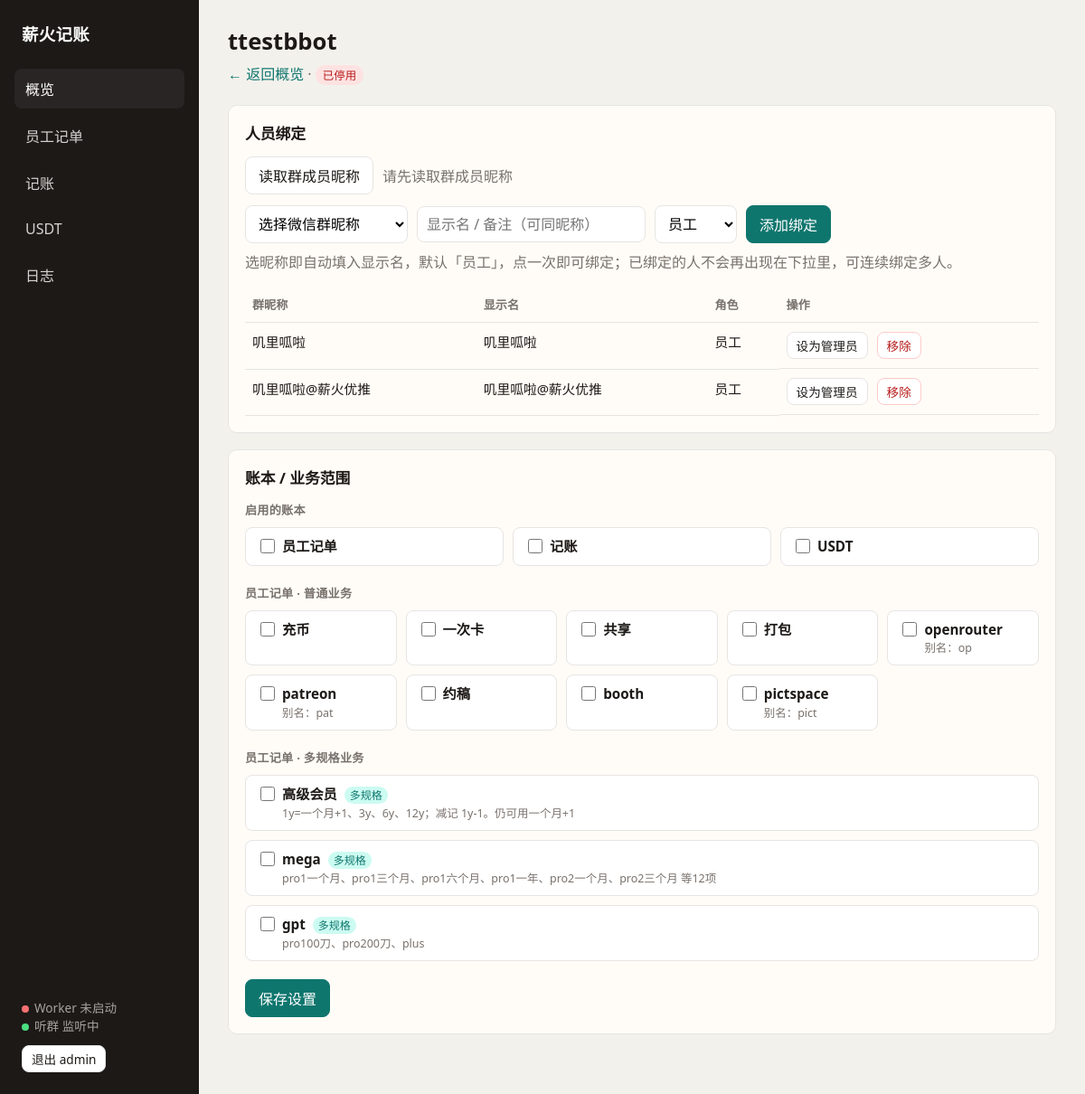
Page /panel/rooms/10/ (signed in) on the committed database.
### apps/chatrooms/models.py (models this page shows, shortened)
class ChatRoom(models.Model):
    name = models.CharField("群名称", max_length=128, unique=True)
    alias = models.CharField("别名", max_length=128, blank=True, default="")
    enabled = models.BooleanField("启用监听", default=True)
    strict_prefix = models.BooleanField("严格前缀", default=True)
    default_currency = models.CharField(max_length=4, default="CNY")
    last_seen_at = models.DateTimeField(null=True, blank=True)
    created_at = models.DateTimeField(auto_now_add=True)
    updated_at = models.DateTimeField(auto_now=True)
    class Meta:
        verbose_name = "聊天群"
        verbose_name_plural = verbose_name

class SenderBinding(models.Model):
    class Role(models.TextChoices):
        STAFF = "staff", "员工"
        ADMIN = "admin", "管理员"
        FINANCE = "finance", "财务/组长"
    chat_room = models.ForeignKey(
        ChatRoom, on_delete=models.CASCADE, related_name="bindings"
    )
    sender_display_name = models.CharField("群内显示名", max_length=128)
    employee = models.ForeignKey(
        Employee, on_delete=models.CASCADE, related_name="bindings"
    )
    role = models.CharField(
        max_length=16, choices=Role.choices, default=Role.STAFF, verbose_name="本群角色"
    )
    valid_from = models.DateTimeField(null=True, blank=True)
    valid_to = models.DateTimeField(null=True, blank=True)
    active = models.BooleanField(default=True)
    created_at = models.DateTimeField(auto_now_add=True)
    class Meta:
        verbose_name = "发送人绑定"
        verbose_name_plural = verbose_name
        constraints = [
            models.UniqueConstraint(
                fields=["chat_room", "sender_display_name"],
                condition=models.Q(active=True),
                name="uniq_active_sender_binding",
            )
        ]

class Employee(models.Model):
    class Role(models.TextChoices):
        STAFF = "staff", "员工"
        ADMIN = "admin", "管理员"
        FINANCE = "finance", "财务/组长"
    employee_code = models.CharField("员工编号", max_length=32, unique=True)
    display_name = models.CharField("显示名", max_length=64)
    role = models.CharField(max_length=16, choices=Role.choices, default=Role.STAFF)
    enabled = models.BooleanField(default=True)
    created_at = models.DateTimeField(auto_now_add=True)
    updated_at = models.DateTimeField(auto_now=True)
    class Meta:
        verbose_name = "员工"
        verbose_name_plural = verbose_name

### apps/panel/views.py (the view)
# urls.py: path("rooms/<int:room_id>/", views.room_detail, name="room_detail"),
@login_required
def room_detail(request: HttpRequest, room_id: int) -> HttpResponse:
    from apps.chatrooms.models import ChatRoom
    from apps.panel import nick_store
    from apps.panel import services as svc
    room = get_object_or_404(ChatRoom, pk=room_id)
    settings_data = svc.load_room_settings(room.name)
    bindings = svc.list_bindings(room.name)
    all_nicks = nick_store.load_room_members(room.id)
    nicks = _unbound_nicks(all_nicks, bindings)
    return render(
        request,
        "panel/room_detail.html",
        _nav_ctx(
            room=room,
            bindings=bindings,
            settings=settings_data,
            nicks=nicks,
            nick_total=len(all_nicks),
        ),
    )

### apps/ledger/books.py (called while the page is built)
def _normalize_listening_names(listening_names: list[str] | None) -> list[str]:
    from gateway.chat_names import normalize_chat_name
    names: list[str] = []
    seen: set[str] = set()
    for raw in listening_names or []:
        name = normalize_chat_name(str(raw or "").strip()) or str(raw or "").strip()
        if not name or name in _SKIP_LISTEN_NAMES or name in seen:
            continue
        if "的聊天记录" in name or name.startswith("“") or name.startswith('"'):
            continue
        seen.add(name)
        names.append(name)
    return names

def _ensure_listening_rooms(listening_names: list[str] | None) -> list:
    from apps.chatrooms.models import ChatRoom
    rooms = []
    for name in _normalize_listening_names(listening_names):
        room, _ = ChatRoom.objects.get_or_create(
            name=name,
            defaults={
                "enabled": True,
                "strict_prefix": True,
                "alias": "听群同步",
            },
        )
        rooms.append(room)
    return rooms

### apps/ledger/staff_order_catalog.py (called while the page is built)
    @property
    def multi_sku(self) -> bool:
        return bool(self.skus)

    @property
    def label(self) -> str:
        if self.skus:
            preview = "、".join(self.skus[:4])
            more = f"…共{len(self.skus)}项" if len(self.skus) > 4 else ""
            return f"{self.key}｜多规格 {preview}{more}"
        if self.aliases:
            return f"{self.key}（{'、'.join(self.aliases)}）"
        return self.key

### apps/panel/nick_store.py (called while the page is built)
def _read() -> dict[str, list[str]]:
    try:
        if not _CACHE.exists():
            return {}
        raw = json.loads(_CACHE.read_text(encoding="utf-8"))
        if not isinstance(raw, dict):
            return {}
        out: dict[str, list[str]] = {}
        for k, v in raw.items():
            if isinstance(v, list):
                out[str(k)] = [str(x).strip() for x in v if str(x).strip()]
        return out
    except Exception:
        return {}

def load_room_members(room_id: int) -> list[str]:
    with _LOCK:
        data = _read()
    return list(data.get(str(int(room_id))) or [])

### apps/panel/services.py (called while the page is built, shortened)
def ensure_django() -> None:
    global _django_ready
    if _django_ready:
        return

### apps/panel/views.py (called while the page is built, shortened)
def _paused() -> bool:
    return PAUSE_FLAG.exists()

def _unbound_nicks(all_nicks: list[str], bindings: list[dict]) -> list[str]:
    from apps.panel.nick_store import unbound_members
    bound = {(b.get("nick") or "").strip().casefold() for b in bindings}
    out: list[str] = []
    seen: set[str] = set()
    return out

### templates/panel/room_detail.html (shortened to what this page needs)
{% extends "panel/base.html" %}
{% block content %}
<h1 class="page-title">{{ room.name }}</h1>
<p class="page-sub">
  <a href="{% url 'panel:home' %}">← 返回概览</a>
  ·
  <span class="badge {% if room.enabled %}on{% else %}off{% endif %}">{% if room.enabled %}监听中{% else %}已停用{% endif %}</span>
</p>
<div class="panel">
  <h2>人员绑定</h2>
  <div class="row" style="margin-bottom:12px">
    <form method="post" action="{% url 'panel:room_load_nicks' room.id %}">
      <button class="btn" type="submit">读取群成员昵称</button>
    </form>
    <span style="color:var(--muted)" id="nick-status">
      {% if nick_total %}已读取 {{ nick_total }} 个，待绑定 {{ nicks|length }} 个{% else %}请先读取群成员昵称{% endif %}
    </span>
  </div>
  <form method="post" action="{% url 'panel:binding_add' room.id %}" class="row" style="margin-bottom:16px" id="bind-form">
    <select name="nick" id="nick-select" required style="min-width:180px">
      <option value="">选择微信群昵称</option>
    </select>
    <input name="display" id="display-input" placeholder="显示名 / 备注（可同昵称）">
    <select name="role" id="role-select">
      <option value="staff">员工</option>
    </select>
    <button class="btn primary" type="submit" id="bind-submit">添加绑定</button>
  </form>
  <p class="muted" style="margin-top:-8px">选昵称即自动填入显示名，默认「员工」，点一次即可绑定；已绑定的人不会再出现在下拉里，可连续绑定多人。</p>
  <table>
    <thead><tr><th>群昵称</th><th>显示名</th><th>角色</th><th>操作</th></tr></thead>
    <tbody id="bind-tbody">
      {% for b in bindings %}
      <tr data-bind-id="{{ b.id }}">
        <td>{{ b.nick }}</td>
        <td>{{ b.display }}</td>
        <td>{{ b.role_label }}</td>
        <td class="row">
          <form method="post" action="{% url 'panel:binding_role' room.id %}">
            <button class="btn small" type="submit">设为{% if b.role == 'admin' %}员工{% else %}管理员{% endif %}</button>
          </form>
          <form method="post" action="{% url 'panel:binding_remove' room.id %}">
            <button class="btn small danger" type="submit">移除</button>
          </form>
        </td>
      </tr>
      {% empty %}
      <tr id="bind-empty"><td colspan="4">暂无绑定</td></tr>
      {% endfor %}
    </tbody>
  </table>
</div>
<div class="panel">
  <h2>账本 / 业务范围</h2>
  <form method="post" action="{% url 'panel:room_settings_save' room.id %}">
    <div class="settings-block">
      <div class="settings-label">启用的账本</div>
      <div class="check-grid check-grid-books">
        {% for b in settings.books %}
        <label class="check-item">
          <input type="checkbox" name="books" value="{{ b.book }}" {% if b.checked %}checked{% endif %}>
          <span class="check-text">
            <span class="check-title">{{ b.label }}</span>
          </span>
        </label>
        {% endfor %}
      </div>
    </div>
    <div class="settings-block">
      <div class="settings-label">员工记单 · 普通业务</div>
      <div class="check-grid check-grid-simple">
        {% for it in settings.biz_simple %}
        <label class="check-item">
          <input type="checkbox" name="biz_keys" value="{{ it.key }}" {% if it.checked %}checked{% endif %}>
          <span class="check-text">
            <span class="check-title">{{ it.title }}</span>
            {% if it.hint %}<span class="check-hint">{{ it.hint }}</span>{% endif %}
          </span>
        </label>
        {% empty %}
        <span class="check-empty">暂无</span>
        {% endfor %}
      </div>
    </div>
    <div class="settings-block">
      <div class="settings-label">员工记单 · 多规格业务</div>
      <div class="check-grid check-grid-multi">
        {% for it in settings.biz_multi %}
        <label class="check-item check-item-multi">
          <input type="checkbox" name="biz_keys" value="{{ it.key }}" {% if it.checked %}checked{% endif %}>
          <span class="check-text">
            <span class="check-title">{{ it.title }} <em>多规格</em></span>
            {% if it.hint %}<span class="check-hint">{{ it.hint }}</span>{% endif %}
          </span>
        </label>
        {% empty %}
        <span class="check-empty">暂无</span>
        {% endfor %}
      </div>
    </div>
    <button class="btn primary" type="submit">保存设置</button>
  </form>
</div>
{% endblock %}

### templates/panel/base.html (shortened to what this page needs)
{% load static %}
<!DOCTYPE html>
<html lang="zh-CN">
<head>
  <link rel="stylesheet" href="{% static 'panel/panel.css' %}">
</head>
<body>
{% if request.user.is_authenticated %}
<div class="layout">
  <aside class="nav">
    <div class="brand">薪火记账</div>
    <a href="{% url 'panel:home' %}" class="{% if request.resolver_match.url_name == 'home' or request.resolver_match.url_name == 'room_detail' %}active{% endif %}">概览</a>
    <a href="{% url 'panel:book' 'staff_order' %}" class="{% if book == 'staff_order' %}active{% endif %}">员工记单</a>
    <a href="{% url 'panel:book' 'ledger' %}" class="{% if book == 'ledger' %}active{% endif %}">记账</a>
    <a href="{% url 'panel:book' 'usdt' %}" class="{% if book == 'usdt' %}active{% endif %}">USDT</a>
    <a href="{% url 'panel:logs' %}" class="{% if request.resolver_match.url_name == 'logs' %}active{% endif %}">日志</a>
    <div class="meta">
      <div><span class="dot {% if worker_running %}on{% else %}off{% endif %}"></span>Worker {% if worker_running %}运行中{% else %}未启动{% endif %}</div>
      <div><span class="dot {% if not paused %}on{% else %}off{% endif %}"></span>听群 {% if paused %}已暂停{% else %}监听中{% endif %}</div>
      <form method="post" action="{% url 'panel:logout' %}" style="margin-top:12px">
        <button class="btn small" type="submit">退出 {{ request.user.username }}</button>
      </form>
    </div>
  </aside>
  <main class="main">
    {% block content %}{% endblock %}
  </main>
</div>
{% else %}
{% block body %}{% endblock %}
{% endif %}
</body>
</html>

### static/panel/panel.css (style rules this page uses)
:root { --bg: #f3f1ec; --surface: #fffcf7; --ink: #1c1917; --muted: #78716c; --line: #e7e5e4; --accent: #0f766e; --accent-2: #115e59; --danger: #b91c1c; --warn: #b45309; --ok: #15803d; --nav: #1c1917; --nav-text: #fafaf9; --radius: 10px; --font: "Segoe UI", "PingFang SC", "Microsoft YaHei", sans-serif; }
* { box-sizing: border-box; }
html, body { margin: 0; padding: 0; }
body { font-family: var(--font); background: var(--bg); color: var(--ink); min-height: 100vh; }
a { color: var(--accent); text-decoration: none; }
.layout { display: grid; grid-template-columns: 220px 1fr; min-height: 100vh; }
.nav { background: var(--nav); color: var(--nav-text); padding: 24px 16px; display: flex; flex-direction: column; gap: 8px; }
.nav .brand { font-size: 1.15rem; font-weight: 700; letter-spacing: 0.02em; margin-bottom: 18px; padding: 0 8px; }
.nav a { color: #d6d3d1; padding: 10px 12px; border-radius: 8px; text-decoration: none; }
.nav a:hover, .nav a.active { background: #292524; color: #fff; text-decoration: none; }
.nav .meta { margin-top: auto; padding: 12px 8px 0; font-size: 0.85rem; color: #a8a29e; }
.dot { display: inline-block; width: 8px; height: 8px; border-radius: 50%; margin-right: 6px; }
.dot.on { background: #4ade80; }
.dot.off { background: #f87171; }
.main { padding: 28px 32px 48px; }
.page-title { margin: 0 0 6px; font-size: 1.6rem; font-weight: 700; }
.page-sub { margin: 0 0 22px; color: var(--muted); }
.panel { background: var(--surface); border: 1px solid var(--line); border-radius: var(--radius); padding: 18px; margin-bottom: 18px; }
.panel h2 { margin: 0 0 14px; font-size: 1.05rem; }
.row { display: flex; flex-wrap: wrap; gap: 10px; align-items: center; }
.btn { appearance: none; border: 1px solid var(--line); background: #fff; color: var(--ink); border-radius: 8px; padding: 8px 14px; cursor: pointer; font: inherit; }
.btn.primary { background: var(--accent); border-color: var(--accent); color: #fff; }
.btn.danger { background: #fff; color: var(--danger); border-color: #fecaca; }
.btn.small { padding: 4px 10px; font-size: 0.85rem; }
input, select, textarea { font: inherit; border: 1px solid var(--line); border-radius: 8px; padding: 8px 10px; background: #fff; }
table { width: 100%; border-collapse: collapse; font-size: 0.92rem; }
th, td { text-align: left; padding: 10px 8px; border-bottom: 1px solid var(--line); vertical-align: top; }
th { color: var(--muted); font-weight: 600; font-size: 0.82rem; }
.badge { display: inline-block; padding: 2px 8px; border-radius: 999px; font-size: 0.78rem; background: #e7e5e4; }
.badge.off { background: #fee2e2; color: var(--danger); }
.settings-block { margin-bottom: 20px; }
.settings-label { font-size: 0.82rem; font-weight: 600; color: var(--muted); margin: 0 0 10px; letter-spacing: 0.02em; }
.check-grid { display: grid; gap: 10px; }
.check-grid-books { grid-template-columns: repeat(3, minmax(0, 1fr)); }
.check-grid-simple { grid-template-columns: repeat(auto-fill, minmax(148px, 1fr)); }
.check-grid-multi { grid-template-columns: 1fr; }
.check-item { display: grid; grid-template-columns: 18px minmax(0, 1fr); gap: 10px; align-items: start; margin: 0; padding: 10px 12px; border: 1px solid var(--line); border-radius: 8px; background: #fff; cursor: pointer; }
.check-item input { width: 16px; height: 16px; margin-top: 2px; }
.check-text { min-width: 0; display: flex; flex-direction: column; gap: 2px; }
.check-title { font-size: 0.95rem; font-weight: 600; line-height: 1.35; word-break: break-word; }
.check-title em { font-style: normal; font-weight: 500; font-size: 0.75rem; color: var(--accent); margin-left: 4px; padding: 1px 6px; border-radius: 999px; background: #ccfbf1; }
.check-hint { font-size: 0.78rem; color: var(--muted); line-height: 1.4; word-break: break-word; }
.check-item-multi .check-hint { display: -webkit-box; -webkit-line-clamp: 2; -webkit-box-orient: vertical; overflow: hidden; }
.muted { color: var(--muted); }

### rows in the picture
ChatRoom: name "ttestbbot"
SenderBinding: nick "叽里呱啦"
Employee: display "叽里呱啦"
SenderBinding: nick "叽里呱啦@薪火优推"
Employee: display "叽里呱啦@薪火优推"

### other values in the picture
{{ request.user.username }} "admin"
{{ b.role_label }} "员工" "员工"
{{ b.label }} "员工记单" "记账" "USDT"
{{ it.title }} "充币" "一次卡" "共享" "打包" "openrouter" "patreon" "约稿" "booth" "pictspace"
{{ it.hint }} "别名：op" "别名：pat" "别名：pict"
{{ it.title }} "高级会员" "mega" "gpt"
{{ it.hint }} "1y=一个月+1、3y、6y、12y；减记 1y-1。仍可用一个月+1" "pro1一个月、pro1三个月、pro1六个月、pro1一年、pro2一个月、pro2三个月 等12项" "pro100刀、pro200刀、plus"
